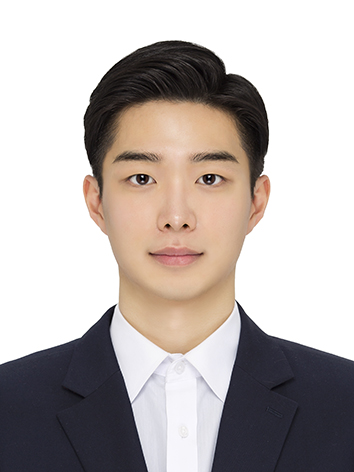
#> input picture data/test3.jpg, 354 x 472 px
$ python to_xy_txt_ver.py
#> lines starting #> are read from the running program, lines starting #| are printed output that depends on the picture; after the words box and inside, x2 and y2 are one past the last pixel; in counts of white or black regions, pixels touching at a corner belong together
import cv2
import numpy as np

# 이미지 경로
image_path = "data/test3.jpg"
image = cv2.imread(image_path)
#> image is the input picture: shape (472, 354, 3); mean B, G, R 175, 177.7, 185.2

if image is None:
    raise FileNotFoundError("이미지를 찾을 수 없습니다. 다시 업로드해주세요.")

# 블러를 사용해 노이즈 제거
bilateral = cv2.bilateralFilter(image, 9, 75, 75)

# 그레이스케일 변환
gray = cv2.cvtColor(bilateral, cv2.COLOR_BGR2GRAY)
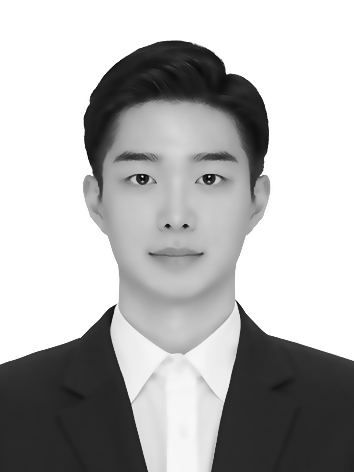
#> gray: shape (472, 354); min 10, max 255, mean 179.7

# Canny 엣지 검출
edges = cv2.Canny(gray, 50, 150)
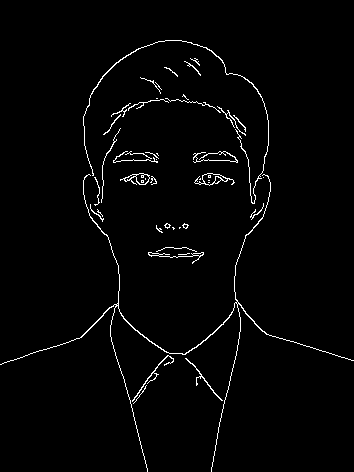
#> edges: shape (472, 354); 2% white in thin lines or dots

# Skeletonization 함수
def skeletonize(image):
    skel = np.zeros(image.shape, np.uint8)
    element = cv2.getStructuringElement(cv2.MORPH_CROSS, (3, 3))
    while True:
        open_img = cv2.morphologyEx(image, cv2.MORPH_OPEN, element)
        temp = cv2.subtract(image, open_img)
        eroded = cv2.erode(image, element)
        skel = cv2.bitwise_or(skel, temp)
        image[:] = eroded[:]
        if cv2.countNonZero(image) == 0:
            break
    return skel

# Skeletonization 적용
edges_skeleton = skeletonize(edges)

# 윤곽선 검출 및 단순화
contours, _ = cv2.findContours(edges_skeleton, cv2.RETR_EXTERNAL, cv2.CHAIN_APPROX_SIMPLE)
#> contours = 42 contours, 35 with area under 20; largest, box (x1, y1, x2, y2) and area: (194, 173, 235, 186) 202, (0, 174, 354, 472) 183, (120, 173, 150, 185) 160, (83, 40, 269, 204) 92, (148, 252, 204, 264) 52, (132, 355, 174, 402) 44, (185, 358, 223, 401) 38
simplified_contours = []
for contour in contours:
    epsilon = 0.005 * cv2.arcLength(contour, True)
    simplified = cv2.approxPolyDP(contour, epsilon, True)
    if len(simplified) > 5:
        simplified_contours.append(simplified)
#> this loop made 42 passes
#> epsilon on passes 1, 2, 3, 4, 5, 6, 8, 9, 10, 11, 12, 13: 0.234, 0.732, 1.01, 0.114, 0.87, 0.441, 0.0312, 0.128, 0.0866, 0.0866, 0.101, 0.246
#> (epsilon, simplified) on passes 15, 16, 22, 23, 35: (0.0171, [[200, 178], [199, 179], [200, 179]]), (0, [[263, 177]]), (0, [[156, 159]]), (0.0312, [[156, 153], [158, 155], [157, 154], [157, 153]]), (0.01, [[156, 98], [157, 98]])
#> after the loop, simplified_contours = 35 contours, 26 with area under 20; largest, box (x1, y1, x2, y2) and area: (83, 40, 269, 204) 319, (194, 173, 235, 186) 204, (120, 173, 150, 185) 158, (0, 174, 354, 472) 82, (148, 252, 204, 264) 41

# 전체 좌표 범위 설정
X_MIN, X_MAX = -800, -650
Y_MIN, Y_MAX = -400, -200

# 모든 contour 좌표 수집 후 min/max 계산
all_points = np.vstack([cnt.reshape(-1, 2) for cnt in simplified_contours])
#> all_points = 782 pairs, first value 0 to 353, second value 40 to 471
x_min_img, y_min_img = np.min(all_points, axis=0)
#> x_min_img = 0; y_min_img = 40
x_max_img, y_max_img = np.max(all_points, axis=0)
#> x_max_img = 353; y_max_img = 471

# TXT 저장
output_path = "./data/converted_lines.txt"
with open(output_path, "w") as f:
    for idx, contour in enumerate(simplified_contours):
        # f.write(f"line{idx}\n")
        for idx2, point in enumerate(contour):
            x, y = point[0]
            new_x = ((x - x_min_img) / (x_max_img - x_min_img)) * (X_MAX - X_MIN) + X_MIN
            new_y = ((y - y_min_img) / (y_max_img - y_min_img)) * (Y_MAX - Y_MIN) + Y_MIN

            if idx2 == 0:
                f.write(f"{round(new_x, 2)}, {round(new_y, 2)}, 170.0, 90.03, 0.35, -86.91\n")

            f.write(f"{round(new_x, 2)}, {round(new_y, 2)}, 160.0, 90.03, 0.35, -86.91\n")

        # 마지막에 종료점 (다시 높이 올림)
        f.write(f"{round(new_x, 2)}, {round(new_y, 2)}, 170.0, 90.03, 0.35, -86.91\n")
#> this loop made 35 passes

print("✅ 저장 완료:", output_path)
